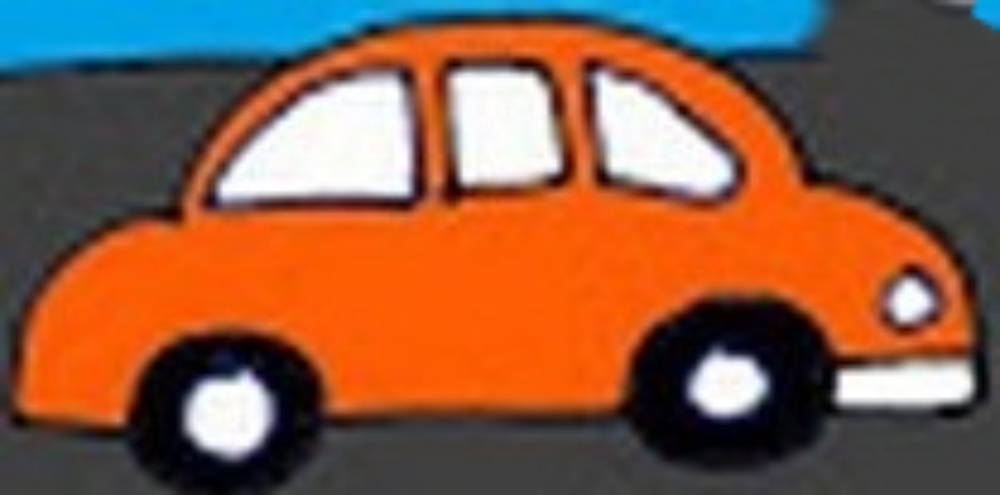
#> input picture data_folder/input_img.jpg, 1000 x 495 px
$ python -i image_processor.py   (imports and definitions only)
#> lines starting #> are read from the running program, lines starting #| are printed output that depends on the picture; after the words box and inside, x2 and y2 are one past the last pixel; in counts of white or black regions, pixels touching at a corner belong together
#> further down, picture is the input picture: shape (495, 1000, 3); mean B, G, R 70.5, 91.9, 135.3
import cv2

class ImageProcessor:
    def to_sketch(self, img_bgr):
        gray = cv2.cvtColor(img_bgr, cv2.COLOR_BGR2GRAY)
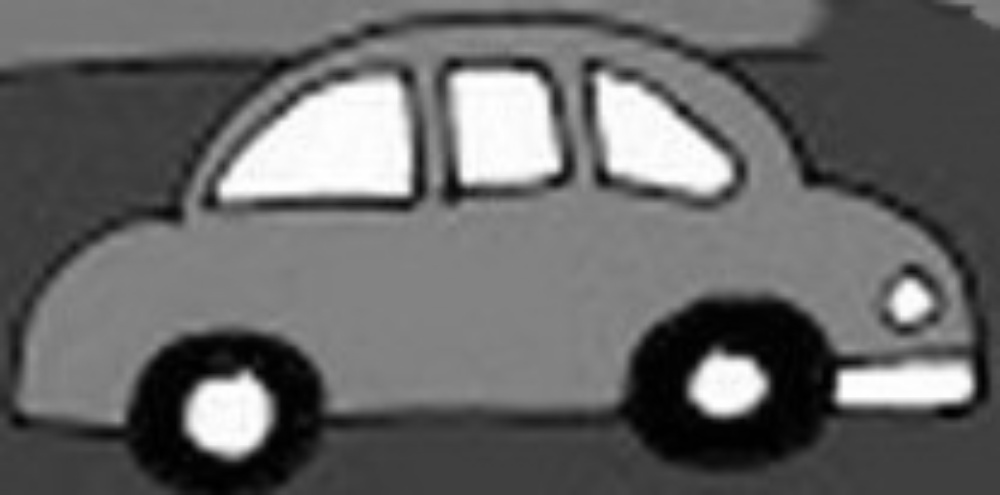
#> gray: shape (495, 1000); min 0, max 255, mean 102.4
        edges = cv2.Canny(gray, 50, 150)
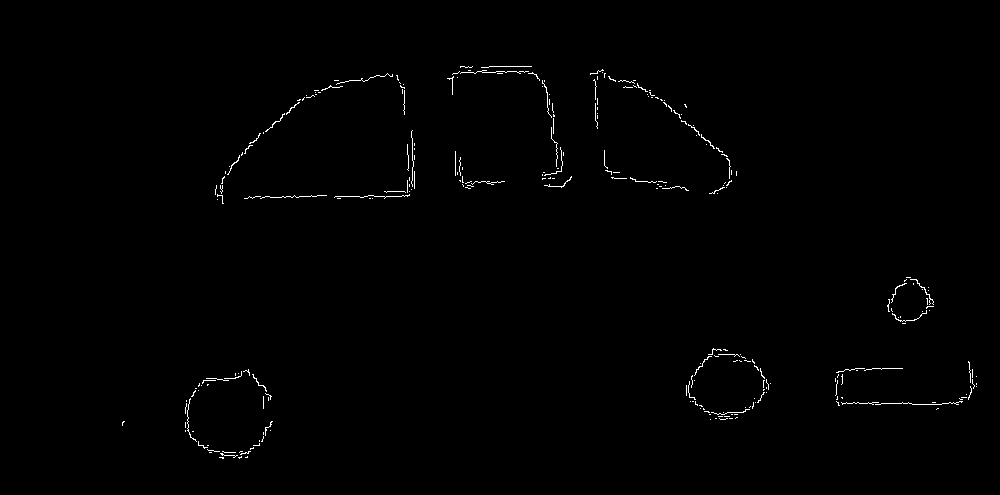
#> edges: shape (495, 1000); 0.62% white in thin lines or dots, all inside (x1, y1, x2, y2) = (122, 66, 977, 459)
        # edges hiện tại: nét trắng (255) trên nền đen (0)

        # Đảo ngược màu để có nét đen trên nền trắng
        inverted = cv2.bitwise_not(edges)

        # Chuyển sang BGR để đồng nhất với định dạng ảnh gốc
        sketch = cv2.cvtColor(inverted, cv2.COLOR_GRAY2BGR)
        return sketch

    def get_contours(self, mask):
        contours, _ = cv2.findContours(mask, cv2.RETR_EXTERNAL, cv2.CHAIN_APPROX_SIMPLE)
        return contours

>>> import cv2
>>> picture = cv2.imread('../../../data_folder/input_img.jpg')
>>> result = ImageProcessor().to_sketch(picture)
